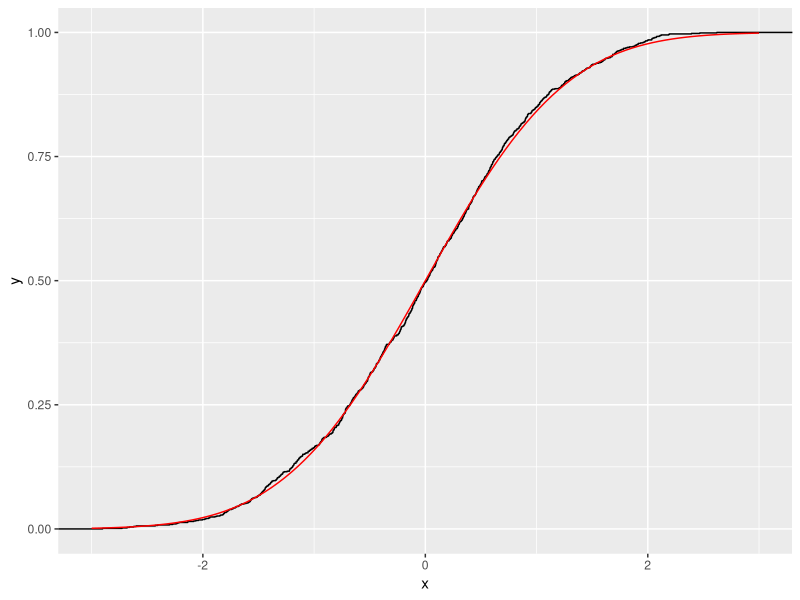
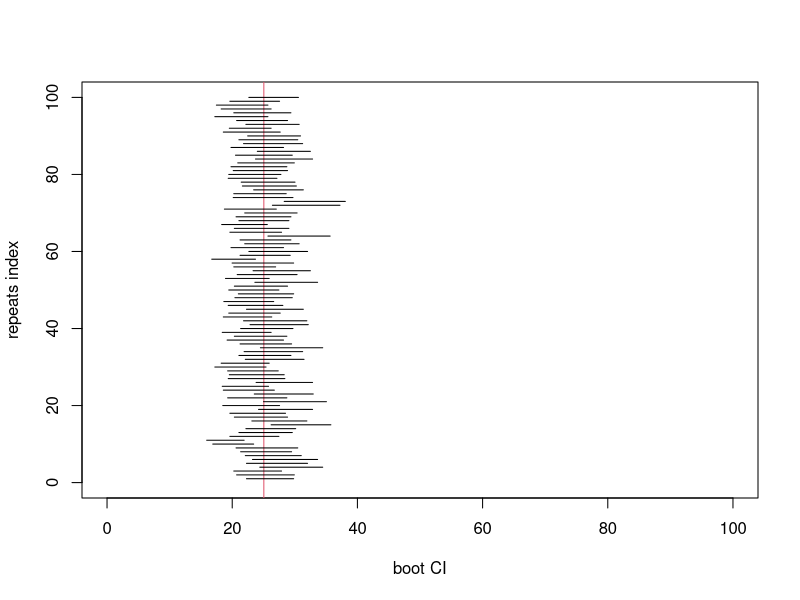
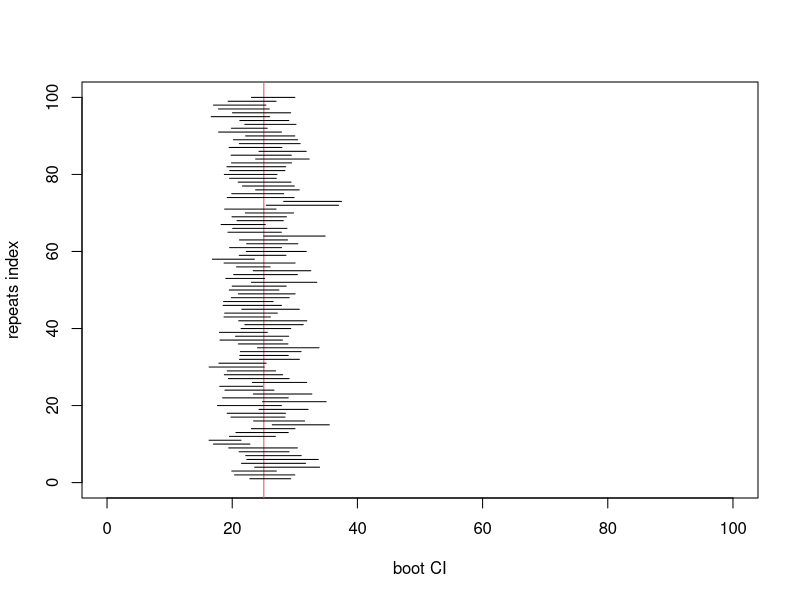
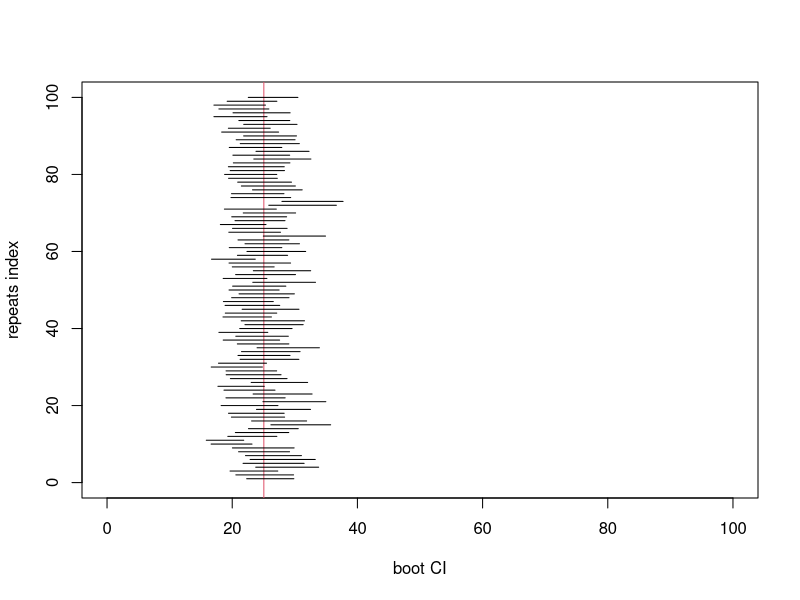
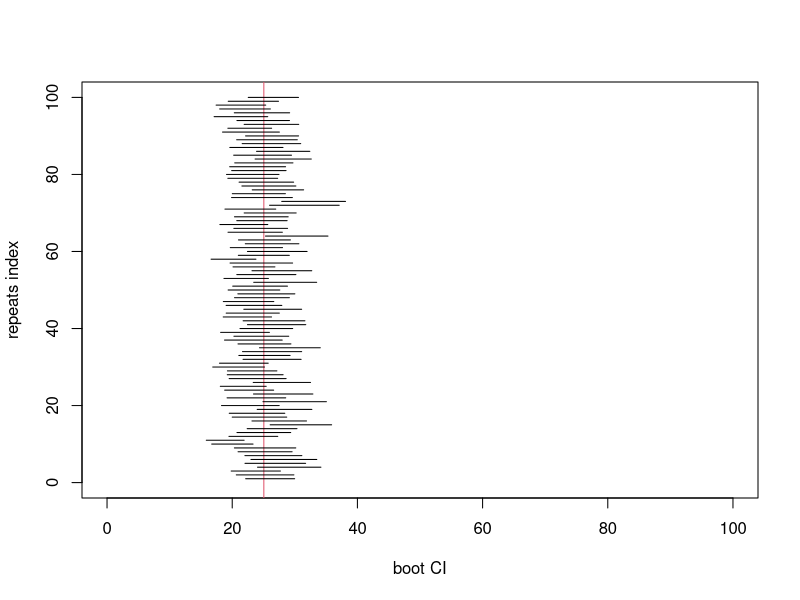

Here is the R script that generated these plots, in order: (Note: this script raises an error after producing the figures.)
#' ---
#' title: "Biostatistical Computing, PHC 6068"
#' subtitle: "bootsrap and permutation test"
#' author: Zhiguang Huo (Caleb)
#' date: "Wednesday November 6, 2017"
#' output:
#'   slidy_presentation: default
#'   ioslides_presentation: default
#'   beamer_presentation: null
#' ---
#' 
#' Outline
#' ===
#' 
#' - bootstrap
#'     - bootstrap variance, confidence interval
#'     - non-parametric bootstrap, parametric bootstrap
#' - permutation test
#'     - size
#'     - power
#' 
#' 
#' Bootstrap
#' ===
#' 
#' - Given $X_1, \ldots, X_n$ samples from a distribution, how to estimate the mean of this distribution? 
#'     - Use $\frac{1}{n} \sum_{i=1}^n X_i$ and weak law of large number.
#' $$\frac{1}{n} \sum_{i=1}^n X_i \rightarrow E(X_i)$$
#' - Given $X_1, \ldots, X_n$ samples from a distribution, how to estimate other parameters (Variance, mean squared)? - Similarly use weak law of large number.
#' 
#' - How to get the standard error of that estimator? How to get a confidence interval?
#'     - Bootstrap
#' 
#' - Although the Bootstrap method is nonparametric, 
#' it can  be used for inference about parameters in both parametric and nonparametric models.
#' 
#' 
#' Bootstrap variance- Aim
#' ===
#' 
#' - Suppose $X_1, \ldots, X_n \sim F$ where $F$ is a distribution.
#' - Let $T_n = g(X_1, \ldots, X_n)$ be a statistic, where $T_n$ is a function of the data.
#' - What is the variance of $T_n$, $V_F(T_n)$?
#' 
#' 
#' A concrete example
#' ===
#' 
#' - Suppose $X_1, \ldots, X_n \sim N(\mu,\sigma^2)$ where $N(\mu,\sigma^2)$ is normal distribution.
#' - Let $T_n = \frac{1}{n} \sum_{i=1}^nX_i$ be a statistic, where $T_n$ is mean of $X_1, \ldots, X_n$.
#' - What is the variance of $T_n$? By weak law of large number,
#' 
#' $$V_F (T_n) = \sigma^2 / n$$
#' 
#' - How to get an estimate of $V_F (T_n) = \sigma^2 / n$?
#' $$\hat{V}_F (T_n) = \hat{\sigma}^2 / n$$
#' 
#' $$\hat{\sigma}^2 = \frac{1}{n - 1}\sum_{i=1}^n (X_i - \bar{X})^2$$
#' 
#' 
#' A example about median
#' ===
#' 
#' - Suppose $X_1, \ldots, X_n \sim N(\mu,\sigma^2)$ where $N(\mu,\sigma^2)$ is normal distribution.
#'     - $X_1, \ldots, X_n$ are known and the distribution parameters are unknown.
#' - Let $T_n = median_{i=1}^n(X_i)$ be a statistic, where $T_n$ is median of $X_1, \ldots, X_n$.
#' - What is the variance of $T_n$? 
#' 
#' Assume $N(\mu,\sigma^2)$ is known
#' 
#' - We can use Monte Carlo simulation method to estimate the variance of $T_n$.
#' 
#' A example about median, Monte Carlo method
#' ===
#' 
#' - For $b = 1, \ldots, B$
#'     - draw $X^{b}_1, \ldots, X^{b}_n \sim N(\mu,\sigma^2)$
#'     - Compute $T^{(b)}_n = median_{i=1}^n(X^{b}_i)$
#' - $\bar{T}_n = \frac{1}{B} \sum_{b=1}^B T^{(b)}_n$
#' - $\hat{V}_F (T_n) =  \frac{1}{B - 1} \sum_{b=1}^B \{T^{(b)}_n - \bar{T}_n \}^2$
#' - By law of large number, $\hat{V}_F (T_n) \rightarrow Var(T_n)$
#' 
## ------------------------------------------------------------------------
mu <- 1
sigma <- 1
n <- 100
B <- 1000
Ts <- numeric(B)

for(b in 1:B){
  set.seed(b)
  ax <- rnorm(n, mu, sigma)
  Ts[b] <- median(ax)
}

varTest <- var(Ts)
print(varTest)

#' 
#' 
#' - What if we don't know $N(\mu,\sigma^2)$?
#' 
#' 
#' Notations
#' ===
#' 
#' - $F = P(X \le x)$ is a distribution function.
#' - We can estimate $F$ with the **empirical distribution function**
#' $\hat{F}_n$, the cdf that puts mass $1/n$ at each data point $X_i$.
#' $$\hat{F}_n (x) = \frac{1}{n} \sum_{i = 1}^n I(X_i \le x)$$
#' where
#' \begin{equation}
#'     I(X_i \le x) =
#'     \begin{cases}
#'       1, & \text{if}\ X_i \le x \\
#'       0, & \text{if}\ X_i > x
#'     \end{cases}
#'   \end{equation}
#' 
#' Empirical process
#' ===
#' 
#' - Glivenko-Cantelli Theorem
#' $$\sup_x | \hat{F}_n(x) - F(x)| \rightarrow 0$$
#'   
#' - Dvoretzky-Kiefer-Wolfowitz inequality, for any $\varepsilon > 0$
#' $$P(\sup_x | \hat{F}_n(x) - F(x)| > \varepsilon) \le 2\exp(-2n\varepsilon^2)$$
#' 
## ------------------------------------------------------------------------
library(ggplot2)
n <- 1000
df <- data.frame(x = c(rnorm(n, 0, 1)))
base <- ggplot(df, aes(x)) + stat_ecdf()
base + stat_function(fun = pnorm, colour = "red") + xlim(c(-3,3))

#' 
#' 
#' A example about median, Bootstrap method 
#' ===
#' 
#' - For $b = 1, \ldots, B$
#'     - draw $X^{b}_1, \ldots, X^{b}_n \sim$ ~~N(mu,sigma^2)~~ $F_n$
#'     - Compute $T^{(b)}_n = median_{i=1}^n(X^{b}_i)$
#' - $\bar{T}_n = \frac{1}{B} \sum_{b=1}^B T^{(b)}_n$
#' - $\hat{V}_F (T_n) =  \frac{1}{B} \sum_{b=1}^B \{T^{(b)}_n - \bar{T}_n \}^2$
#' 
#' How to sample from the empirical distribution?
#' 
#' - Drawing $X_1^*, \ldots, X_n^*$ from $F_n$ is equivalent to draw $n$ observations, with replacement from the original data $\{X_1, \ldots, X_n\}$.
#' - Therefore, bootstrap sampling is also described as resampling data.
#' 
#' 
#' A example about median, Bootstrap method 
#' ===
#' 
## ------------------------------------------------------------------------
mu <- 1
sigma <- 1
n <- 100
set.seed(32611)
X <- rnorm(n, mu, sigma)
B <- 1000
Ts <- numeric(B)

for(b in 1:B){
  set.seed(b)
  ax <- sample(X, b, replace = T)
  Ts[b] <- median(ax)
}

varTest <- var(Ts)
print(varTest)

#' 
#' 
#' Bootstrap Variance Estimator
#' ===
#' 
#' 1.  Draw a bootstrap sample $X_1^*, \ldots, X_n^* \sim F_n$. Compute $\hat{\theta^*}_n = g(X_1^*, \ldots, X_n^*)$.
#' 2. Repeat the previous step $B$ times, yielding estimators $\hat{\theta^*}_n^{(1)}, \ldots, \hat{\theta^*}_n^{(B)}$.
#' 3. Compute 
#' $$\hat{var}_{F_n}(\hat{\theta}_n) = \frac{1}{B}\sum_{b=1}^B (\hat{\theta^*}_n^{(b)} - \bar{\theta})^2,$$
#' where $\bar{\theta} = \frac{1}{B}\sum_{b=1}^B \hat{\theta^*}_n^{(b)}$
#' 4. Output $\hat{var}_{F_n}(\hat{\theta}_n)$ as the bootstrap variance of $\hat{\theta}_n$.
#' 
#' Why Bootstrap Variance works?
#' ===
#' 
#' Notation:
#' 
#' - $p$ is the probability mass function if $F$ is discrete and probability density function if $F$ is continuous.
#' \begin{equation}
#'     \int g(x) dF(x)=
#'     \begin{cases}
#'       \sum_j g(x_j) p(x_j), & \text{if}\ F\ \text{is discrete} \\
#'       \int g(x)p(x)dx, & \text{if}\ F\ \text{is continuous}
#'     \end{cases}
#'   \end{equation}
#' 
#' 
#' - $\hat{\theta}_n = g(X_1, \ldots, X_n)$
#' - $mean_F(\hat{\theta}_n) = \int g(X_1, \ldots, X_n) dF$
#' - $var_F(\hat{\theta}_n) = \int (g(X_1, \ldots, X_n) - mean_F(\hat{\theta}_n))^2 dF$
#' 
#' Since in general, we don't know distribution $F$, we will calculate using the empirical CDF $F_n$.
#' 
#' - $var_{F_n}(\hat{\theta}_n) = \int (g(X_1, \ldots, X_n) - mean_{F_n}(\hat{\theta}_n))^2 dF_n$
#' - Finally we used bootstrap variance $\hat{var}_{F_n}(\hat{\theta}_n)$ to estimate $var_{F_n}(\hat{\theta}_n)$.
#' 
#' To summarize:
#' 
#' - Estimation error: $var_F(\hat{\theta}_n) - var_{F_n}(\hat{\theta}_n) = O_p(1/\sqrt{n})$
#' - Simulation error: $var_{F_n}(\hat{\theta}_n) - \hat{var}_{F_n}(\hat{\theta}_n) = O_p(1/\sqrt{B})$
#' 
#' 
#' 
#' The parametric Bootstrap (an example for median)
#' ===
#' 
#' - calculate $\hat{\mu} = \arg\min L(\mu;X_1^n)$, $\sigma$ is known.
#' - For $b = 1, \ldots, B$
#'     - draw $X^{b}_1, \ldots, X^{b}_n \sim N(\hat{\mu},\sigma^2)$ (kind of parametric empirical distribution $\hat{F}$)
#'     - Compute $\hat{\theta}^{(b)}_n = median_{i=1}^n(X^{b}_i)$
#' - $\bar{\hat{\theta}}_n = \frac{1}{B} \sum_{b=1}^B \hat{\theta}^{(b)}_n$
#' - $\hat{V}_F (T_n) =  \frac{1}{B} \sum_{b=1}^B \{\hat{\theta}^{(b)}_n - \bar{\hat{\theta}}_n \}^2$
#' 
#' 
## ------------------------------------------------------------------------
mu <- 1
sigma <- 1
n <- 100
set.seed(32611)
X <- rnorm(n, mu, sigma)
muhat <- mean(X)
B <- 1000
Ts <- numeric(B)

for(b in 1:B){
  set.seed(b)
  ax <- rnorm(n,muhat,sigma)
  Ts[b] <- median(ax)
}

varTest <- var(Ts)
print(varTest)

#' 
#' Comparison study using delta method, non-parametric Bootstrap and parametric Bootstrap
#' ===
#' 
#' - $X_1, \ldots, X_n \sim POI(\lambda)$ ($\lambda = 5$), while we only observe the data $X_1, \ldots, X_n$ and know data is from Poisson.
#' - $n = 100$
#' - $T_n = (\frac{1}{n}\sum_{i=1}^nX_i)^2$
#' - What is the variance of $T_n$?
#' 
#' 
#' Delta method
#' ===
#' 
#' - $\hat{\lambda} = \bar{X}$
#' - $var(\bar{X}) = \frac{\lambda}{n}$
#' - $var(T_n) = var(\bar{X}^2) = (2 \lambda)^2 \times var(\bar{X}) = \frac{4\lambda^3}{n}$
#' - $\hat{var}_F(T_n) = \frac{4\hat{\lambda}^3}{n} = \frac{4\bar{X}^3}{n}$
#' 
## ------------------------------------------------------------------------
lambda <- 5
n <- 100
set.seed(32611)
X <- rpois(n, lambda)
var_hat1 <- 4*mean(X)^3/n
print(var_hat1)

#' 
#' Bootstrap (non-parametric Bootstrap)
#' ===
#' 
## ------------------------------------------------------------------------
lambda <- 5
n <- 100
set.seed(32611)
X <- rpois(n, lambda)
B <- 1000
TB <- numeric(B)
for(b in 1:B){
  set.seed(b)
  aX <- sample(X,n,replace = T)
  TB[b] <- (mean(aX))^2
}
var_hat2 <- var(TB)
print(var_hat2)

#' 
#' 
#' Parametric Bootstrap
#' ===
#' 
## ------------------------------------------------------------------------
lambda <- 5
n <- 100
set.seed(32611)
X <- rpois(n, lambda)
lambdaHat <- mean(X)
B <- 1000
TB <- numeric(B)
for(b in 1:B){
  set.seed(b)
  aX <- rpois(n, lambdaHat)
  TB[b] <- (mean(aX))^2
}
var_hat3 <- var(TB)
print(var_hat3)

#' 
#' Bootstrap using R package
#' ===
#' 
## ------------------------------------------------------------------------
library(boot)
myMean <- function(data, indices){
  d <- data[indices]
  mean(d)^2
}

## non parametric bootstrap
boot_nonpara <- boot(data=X, statistic = myMean, R = B)
var(boot_nonpara$t)

## parametric bootstrap
genPois <- function(data, lambda){
  rpois(length(data), lambda)
}
boot_para <- boot(data=X, statistic = myMean, R = B, sim="parametric", ran.gen = genPois, mle = mean(X))
var(boot_para$t)

#' 
#' 
#' Bootstrap confidence interval
#' ===
#' 
#' - Percentiles
#' - Pivotal Intervals
#' - Pivotal Intervals (simplified)
#' - normal approximation
#' 
#' 
#' Bootstrap confidence interval via Percentiles (Empirically performs well, but there is no theoretical guarantee to work)
#' ===
#' 
#' 1.  Draw a bootstrap sample $X_1^*, \ldots, X_n^* \sim F_n$. Compute $\hat{\theta^*}_n = g(X_1^*, \ldots, X_n^*)$.
#' 2. Repeat the previous step $B$ times, yielding estimators $\hat{\theta^*}_n^{(1)}, \ldots, \hat{\theta^*}_n^{(B)}$.
#' 3. Rank $\hat{\theta^*}_n^{(1)}, \ldots, \hat{\theta^*}_n^{(B)}$ such that
#' $\hat{\theta^r}_n^{(1)} \le \hat{\theta^r}_n^{(2)} \le \ldots \le \hat{\theta^r}_n^{(B)}$
#' 
#' We can define 95\% confidence interval using (if B = 10,000)
#' $$[\hat{\theta^r}_n^{(250)}, \hat{\theta^r}_n^{(9750)}]$$
#' 
#' Performance of Bootstrap confidence interval via Percentiles (1)
#' ===
#' 
## ------------------------------------------------------------------------
lambda <- 5
n <- 100
set.seed(32611)
X <- rpois(n, lambda)
B <- 1000
TB <- numeric(B)
for(b in 1:B){
  set.seed(b)
  aX <- sample(X,n,replace = T)
  TB[b] <- (mean(aX))^2
}
quantile(TB, c(0.025, 0.975))

#' 
#' Performance of Bootstrap confidence interval via Percentiles (2)
#' ===
#' 
#' - Underlying truth:
#' 
#' $$E(\bar{X}^2) = E(\bar{X})^2 + var(\bar{X}) = \lambda^2 + \lambda/n$$
#' 
## ------------------------------------------------------------------------
lambda <- 5
n <- 100
truth <- lambda^2 + lambda/n
B <- 1000
Repeats <- 100

counts <- 0

plot(c(0,100),c(0,Repeats), type="n", xlab="boot CI", ylab="repeats index")
abline(v = truth, col=2)

for(r in 1:Repeats){
  set.seed(r)
  X <- rpois(n, lambda)
  TB <- numeric(B)
  for(b in 1:B){
    set.seed(b)
    aX <- sample(X,n,replace = T)
    TB[b] <- (mean(aX))^2
  }
  segments(quantile(TB, c(0.025)), r, quantile(TB, c(0.975)), r)
  if(quantile(TB, c(0.025)) < truth & truth < quantile(TB, c(0.975))){
    counts <- counts + 1
  }
}

counts/Repeats

#' 
#' Performance of Bootstrap confidence interval via Percentiles (3)
#' ===
#' 
#' - We can also obtain this Percentiles CI by boot package
#' 
## ------------------------------------------------------------------------
library(boot)
myMean <- function(data, indices){
  d <- data[indices]
  mean(d)^2
}
boot_nonpara <- boot(data=X, statistic = myMean, R = B)
boot.ci(boot_nonpara, type="perc")
?boot.ci

#' 
#' 
#' Bootstrap confidence interval via Pivotal Intervals (better accuracy and theoretical guarantee), (There is a improved way to do this later)
#' ===
#' 
#' 1.  Draw a bootstrap sample $X_1^*, \ldots, X_n^* \sim F_n$. Compute $\hat{\theta^*}_n = g(X_1^*, \ldots, X_n^*)$.
#' 2. Repeat the previous step $B$ times, yielding 
#'     - estimators $\hat{\theta^*}_n^{(1)}, \ldots, \hat{\theta^*}_n^{(B)}$
#'     - standard error $\hat{\sigma^*}_n^{(1)}, \ldots, \hat{\sigma^*}_n^{(B)}$
#' 3. Compute
#'     - $t_b^* = \frac{\hat{\theta^*}_n^{(b)} - \hat{\theta}_n}{\hat{\sigma^*}_n^{(b)}}$
#' 4. Given $t_b^*$ for $b \in \{1, \ldots, B\}$, define the $\alpha$ quantile $q_\alpha$ as 
#' $$\sum_{b=1}^B I(t_b^* \le q_\alpha)/B = \alpha$$
#' \begin{align}
#' 1 - \alpha & = P(q_{\alpha/2} < t_b^* < q_{1 - \alpha/2}) \\
#' & \approx P(q_{\alpha/2} < t < q_{1 - \alpha/2}) \\
#' & = P(q_{\alpha/2}\hat{\sigma}_B < \hat{\theta}_n - \theta < q_{1 - \alpha/2}\hat{\sigma}_B) \\
#' & = P( \hat{\theta}_n -  q_{1 - \alpha/2}\hat{\sigma}_B < \theta < \hat{\theta}_n - q_{\alpha/2}\hat{\sigma}_B ) 
#' \end{align}
#' 
#' We can define $1 - \alpha$ confidence interval using
#' $$[\hat{\theta}_n - q_{1 - \alpha/2}\hat{\sigma}_B, \hat{\theta}_n - q_{\alpha/2}\hat{\sigma}_B],$$
#' 
#' Where $\hat{\theta}_n$ is the estimator from the original sample and $\hat{\sigma}_B$ is bootstrap se.
#' 
#' If $\hat{\sigma^*}_n^{(b)}$ is hard to estiamte, 
#' we need to use another round of bootstrap to estiamte.
#' 
#' 
#' Performance of Bootstrap confidence interval via Pivotal Intervals (1)
#' ===
#' 
## ------------------------------------------------------------------------
lambda <- 5
n <- 100
set.seed(32611)
X <- rpois(n, lambda)
B <- 1000
TB <- numeric(B)
seB <- numeric(B)
tB <- numeric(B)
lambdaHat <- mean(X)
That <- lambdaHat^2 + lambdaHat/n
for(b in 1:B){
  set.seed(b)
  aX <- sample(X,n,replace = T)
  TB[b] <- (mean(aX))^2
  seB[b] <- sqrt(4*lambdaHat^3/n^2)
  tB[b] <- (TB[b] - That)/seB[b]
}

se_boot <- sd(TB)/sqrt(n)

CI_l <- That - quantile(tB, 0.975) * se_boot
CI_h <- That - quantile(tB, 0.025) * se_boot

print(c(CI_l, CI_h))

#' 
#' 
#' Performance of Bootstrap confidence interval via Pivotal Intervals (2)
#' ===
#' 
#' 
## ------------------------------------------------------------------------
lambda <- 5
n <- 100
truth <- lambda^2 + lambda/n
B <- 1000
Repeats <- 100

counts <- 0

plot(c(0,100),c(0,Repeats), type="n", xlab="boot CI", ylab="repeats index")
abline(v = truth, col=2)

for(r in 1:Repeats){
  set.seed(r)
  X <- rpois(n, lambda)
  TB <- numeric(B)
  seB <- numeric(B)
  tB <- numeric(B)
  lambdaHat <- mean(X)
  That <- lambdaHat^2 + lambdaHat/n
  for(b in 1:B){
    set.seed(b)
    aX <- sample(X,n,replace = T)
    TB[b] <- (mean(aX))^2
    seB[b] <- sqrt(4*lambdaHat^3/n^2)
    tB[b] <- (TB[b] - That)/seB[b]
  }
  se_boot <- sd(TB)/sqrt(n)

  CI_l <- That - quantile(tB, 0.975) * se_boot
  CI_h <- That - quantile(tB, 0.025) * se_boot
  segments(CI_l, r, CI_h, r)
  if(CI_l < truth & truth < CI_h){
    counts <- counts + 1
  }
}

counts/Repeats

#' 
#' 
#' Bootstrap confidence interval via Pivotal Intervals - no SE (better accuracy and theoretical guarantee)
#' ===
#' 
#' 1.  Draw a bootstrap sample $X_1^*, \ldots, X_n^* \sim F_n$. Compute $\hat{\theta^*}_n = g(X_1^*, \ldots, X_n^*)$.
#' 2. Repeat the previous step $B$ times, yielding 
#'     - estimators $\hat{\theta^*}_n^{(1)}, \ldots, \hat{\theta^*}_n^{(B)}$
#' 3. Compute
#'     - $t_b^* = \hat{\theta^*}_n^{(b)} - \hat{\theta}_n$
#' 4. Given $t_b^*$ for $b \in \{1, \ldots, B\}$, define the $\alpha$ quantile $q_\alpha$ as 
#' $$\sum_{b=1}^B I(t_b^* \le q_\alpha)/B = \alpha$$
#' \begin{align}
#' 1 - \alpha & = P(q_{\alpha/2} < t_b^* < q_{1 - \alpha/2}) \\
#' & \approx P(q_{\alpha/2} < t < q_{1 - \alpha/2}) \\
#' & = P(q_{\alpha/2} < \hat{\theta}_n - \theta < q_{1 - \alpha/2}) \\
#' & = P( \hat{\theta}_n -  q_{1 - \alpha/2} < \theta < \hat{\theta}_n - q_{\alpha/2} ) 
#' \end{align}
#' 
#' We can define $1 - \alpha$ confidence interval using
#' $$[\hat{\theta}_n - q_{1 - \alpha/2}\hat{\sigma}_B, \hat{\theta}_n - q_{\alpha/2}\hat{\sigma}_B],$$
#' 
#' Where $\hat{\theta}_n$ is the estimator from the original sample and $\hat{\sigma}_B$ is bootstrap se.
#' 
#' 
#' 
#' Performance of Bootstrap confidence interval via Pivotal Intervals (no SE)
#' ===
#' 
#' - Remove SE term.
#' 
## ------------------------------------------------------------------------
lambda <- 5
n <- 100
truth <- lambda^2 + lambda/n
B <- 1000
Repeats <- 100

counts <- 0

plot(c(0,100),c(0,Repeats), type="n", xlab="boot CI", ylab="repeats index")
abline(v = truth, col=2)

for(r in 1:Repeats){
  set.seed(r)
  X <- rpois(n, lambda)
  TB <- numeric(B)
  seB <- numeric(B)
  tB <- numeric(B)
  lambdaHat <- mean(X)
  That <- lambdaHat^2 + lambdaHat/n
  for(b in 1:B){
    set.seed(b)
    aX <- sample(X,n,replace = T)
    TB[b] <- (mean(aX))^2
    tB[b] <- (TB[b] - That)
  }

  CI_l <- That - quantile(tB, 0.975) 
  CI_h <- That - quantile(tB, 0.025) 
  segments(CI_l, r, CI_h, r)
  if(CI_l < truth & truth < CI_h){
    counts <- counts + 1
  }
}

counts/Repeats

#' 
#' 
#' Normal approximation
#' ===
#' 
#' $$[\hat{\theta}_n - Z_{1 - \alpha/2}\hat{\sigma}_B, \hat{\theta}_n - Z_{\alpha/2}\hat{\sigma}_B],$$
#' Where $Z_\alpha = \Phi^{-1}(1-\alpha)$, $\Phi$ is the cdf of standard Normal distribution.
#' 
#' - $Z_{0.025} = -1.96$
#' - $Z_{0.975} = 1.96$
#' 
#' Where $\hat{\theta}_n$ is the estimator from the original sample and $\hat{\sigma}_B$ is bootstrap se.
#' 
#' 
#' experiment for Normal approximation
#' ===
#' 
## ------------------------------------------------------------------------
lambda <- 5
n <- 100
truth <- lambda^2 + lambda/n
B <- 1000
Repeats <- 100

counts <- 0

plot(c(0,100),c(0,Repeats), type="n", xlab="boot CI", ylab="repeats index")
abline(v = truth, col=2)

for(r in 1:Repeats){
  set.seed(r)
  X <- rpois(n, lambda)
  lambdaHat <- mean(X)
  That <- lambdaHat^2 + lambdaHat/n
  TB <- numeric(B)
  for(b in 1:B){
    set.seed(b)
    aX <- sample(X,n,replace = T)
    TB[b] <- (mean(aX))^2
  }
  ci_l <- That - 1.96*sd(TB)
  ci_u <- That + 1.96*sd(TB)
  segments(ci_l, r, ci_u, r)
  if(ci_l < truth & truth < ci_u){
    counts <- counts + 1
  }
}

counts/Repeats

#' 
#' Summary Bootstrap confidence interval
#' ===
#' 
#' Precedure  | Theoritical guarantee | Fast | R package Boot?
#' ------------- | ------------- | ------------- | -------------
#' Percentiles    | No | Yes | Yes
#' Pivotal Intervals       | Yes | No | Yes
#' Pivotal Intervals (simplified, no se) | Yes | Yes | No
#' normal approximation | Yes | Yes | Yes
#' 
#' 
#' Large scale bootstrap exercise
#' ===
#' 
#' - For the HAPMAP data Chr1.rdata.
#' - Calculate the sample contrivance matrix.
#' - what is the bootstrap variance of the largest eigen value.
#' - what is the bootstrap confidence interval of the largest eigen value.
#' 
#' 
#' Permutation test
#' ===
#' 
#' - Distribution free.
#' - Doesn't involve any asymptotic approximations.
#' 
#' 
#' Problem setting:
#' 
#' - Suppose we have data 
#'     - $X_1, \ldots, X_n \sim F$
#'     - $Y_1, \ldots, Y_m \sim G$
#' - We want to test: $H_0: F=G$ versus $H_1: F \ne G$
#' 
#' 
#' Permutation test procedure
#' ===
#' 
#' - If we want to test if the mean parameter of two distributions are the same.
#' - Let $Z = (X_1, \ldots, X_n, Y_1, \ldots, Y_m)$.
#' - Create labels $L = (1,1,\ldots, 1,2,2,\ldots, 2)$ such that there are $n$ copies of 1 and $m$ copies of 2.
#' - A test statistics can be written as a function of $Z$ and $L$. For example,
#' $$T = |\bar{X}_n - \bar{Y}_m|$$
#' or
#' 
#' $$T = |
#' \frac
#' {\sum_{i = 1}^NZ_i I(L_i=1)}
#' {\sum_{i = 1}^N I(L_i=1)}
#' -
#' \frac
#' {\sum_{i = 1}^NZ_i I(L_i=2)}
#' {\sum_{i = 1}^N I(L_i=2)}
#' |,$$
#' where $N = n + m$. Therefore the test statistic $T = g(L,Z)$ is a function of $L$ and $Z$.
#' 
#' 
#' 
#' Permutation test procedure (2)
#' ===
#' 
#' - Define
#' $$p = \frac{1}{N!}\sum_\pi I(g(L_\pi,Z) > g(L,Z)),$$
#' 
#' where $L_\pi$ is a permutation of the labels and the sum is over all permutations.
#' 
#' - Under $H_0$, permuting the labels does not change the distribution.
#'     - In other word, $g(L,Z)$ has equal chances of having any rank among all permuted values.
#'     - Under $H_0$, $p \sim Unif(0,1)$
#'     - If we reject when $p<\alpha$, then we have a level $\alpha$ test
#' 
#' 
#' Permutation test procedure (3)
#' ===
#' 
#' Sometimes summing over all possible permutations is infeasible.
#' But it suffices to use a random sample of permutation.
#' 
#' Permutation test procedure:
#' 
#' 1. Calculate the observed test statistic $T = g(L,Z)$
#' 2. Compute a random permutation of the labels $L_k$ and compute $T^{(k)} = g(L_k,Z)$. Do this $K$ times giving values of $T^{(1)}, \ldots, T^{(K)}$.
#' 3. Compute the p-value as:
#' $$\frac{1}{K} \sum_{k=1}^K I(T^{(k)} \ge T )$$
#' 
#' An illustrating example
#' ===
#' 
#' - $n = 100$, $m = 100$
#' - $X_i \sim N(0,1^2)$
#' - $Y_i \sim N(0,2^2)$
#' 
#' If we observe $X_1, \ldots, X_n$ and $Y_1, \ldots, Y_m$, how can we test if the mean of $X$ and mean of $Y$ have a difference.
#' 
## ------------------------------------------------------------------------
n <- 100
m <- 100

set.seed(32611)
x <- rnorm(n,0,1)
y <- rnorm(n,0,2)

adataFrame <- data.frame(data=c(x,y),label=gl(2,n))

T <- with(adataFrame, mean(data[label==1] - data[label==2]))

B <- 1000

TB <- numeric(B)

for(b in 1:B){
  set.seed(b)
  bdataFrame <- adataFrame
  bdataFrame$label <- sample(bdataFrame$labe)
  TB[b] <- with(bdataFrame, mean(data[label==1] - data[label==2]))
}

sum(TB >= T)/B

#' 
#' 
#' Examine the size of the test
#' ===
#' 
#' 
## ------------------------------------------------------------------------
n <- 100
m <- 100
R <- 300
B <- 300
alpha <- 0.05

counts <- 0
for(r in 1:R){
  set.seed(r)
  x <- rnorm(n,0,1)
  y <- rnorm(n,0,2)
  
  adataFrame <- data.frame(data=c(x,y),label=gl(2,n))
  
  T <- with(adataFrame, mean(data[label==1] - data[label==2]))
  
  
  TB <- numeric(B)
  
  for(b in 1:B){
    set.seed(b*r)
    bdataFrame <- adataFrame
    bdataFrame$label <- sample(bdataFrame$labe)
    TB[b] <- with(bdataFrame, mean(data[label==1] - data[label==2]))
  }
  
  if(sum(TB >= T)/B > alpha){
    counts <- counts + 1
  }
}
counts/B

#' 
#' Compare power of permutation test and t.test
#' ===
#' 
#' Consider $H_0: \mu_X = \mu_Y$ versus $H_A: \mu_X > \mu_Y$
#' 
#' - $n = 100$, $m = 100$
#' - $X_i \sim N(1,3^2)$
#' - $Y_i \sim N(0,3^2)$
#' 
#' 
## ------------------------------------------------------------------------
n <- 100
m <- 100
R <- 300
B <- 300
alpha <- 0.05

counts_ttest <- 0
counts_perm <- 0

for(r in 1:R){
  set.seed(r)
  x <- rnorm(n,1,3)
  y <- rnorm(n,0,3)
  
  if(t.test(x,y,alternative = "greater")$p.val < alpha){
    counts_ttest <- counts_ttest + 1 
  }

  adataFrame <- data.frame(data=c(x,y),label=gl(2,n))
  
  T <- with(adataFrame, mean(data[label==1] - data[label==2]))
  TB <- numeric(B)
  
  for(b in 1:B){
    set.seed(b*r)
    bdataFrame <- adataFrame
    bdataFrame$label <- sample(bdataFrame$labe)
    TB[b] <- with(bdataFrame, mean(data[label==1] - data[label==2]))
  }
  
  if(sum(TB >= T)/B < alpha){
    counts_perm <- counts_perm + 1
  }
}
counts_ttest/B
counts_perm/B

#' 
#' 
#' When to use permutation test
#' ===
#' 
#' - If the underlying distribution is unknown or can be assumed, use parametric test
#'     - Quick
#'     - Powerful
#' - If the underlying distribution is unknown or it is very hard to derive parametric distribution of the test statistics, use permutation test
#'     - Correct
#'     - Slow
#'     - May not be as powerful as parametric test (depend on the underlying distribution of the data)
#' 
#' 
#' 
#' Reference
#' ===
#' 
#' - <http://www.stat.cmu.edu/~larry/=stat705/Lecture13.pdf>
#' - <http://users.stat.umn.edu/~helwig/notes/bootci-Notes.pdf>
#' - <http://www.stat.cmu.edu/~larry/=stat705/Lecture10.pdf>
#' 
#' 
## ------------------------------------------------------------------------
knitr::purl("bootstrap.rmd", output = "bootstrap.R ", documentation = 2)

